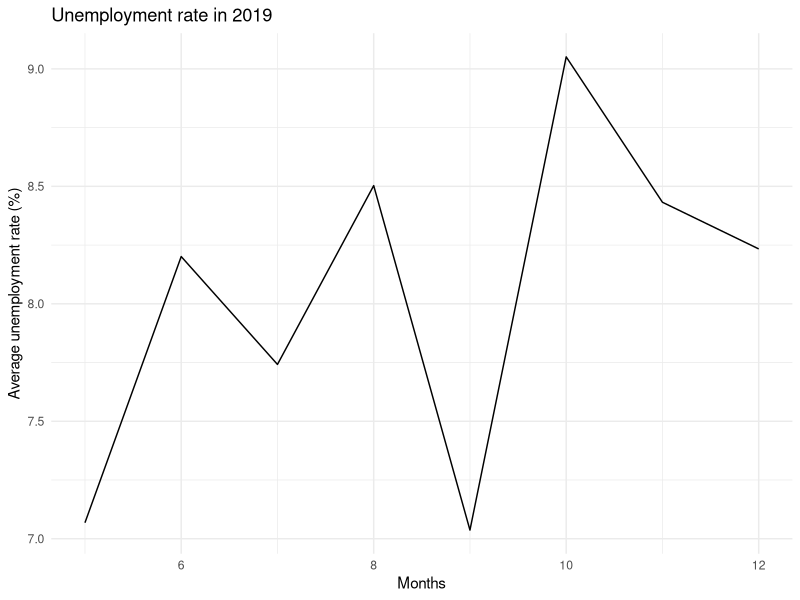
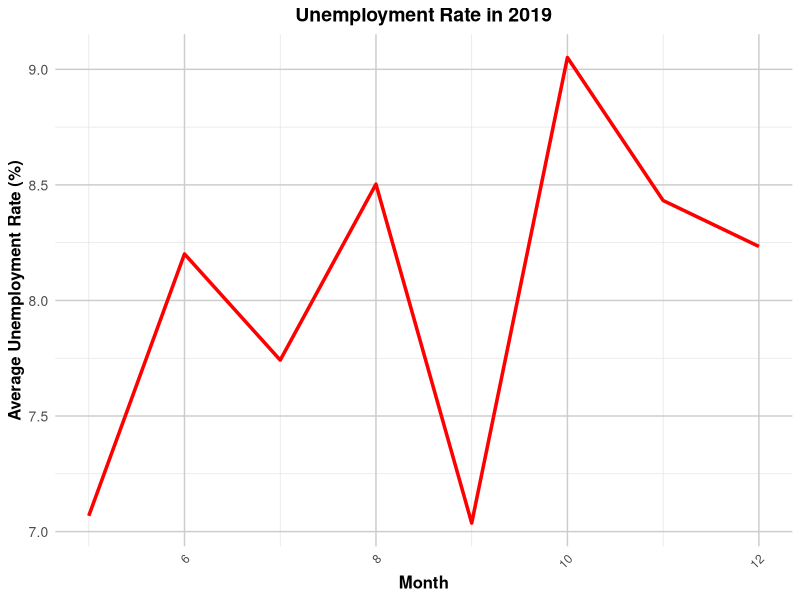
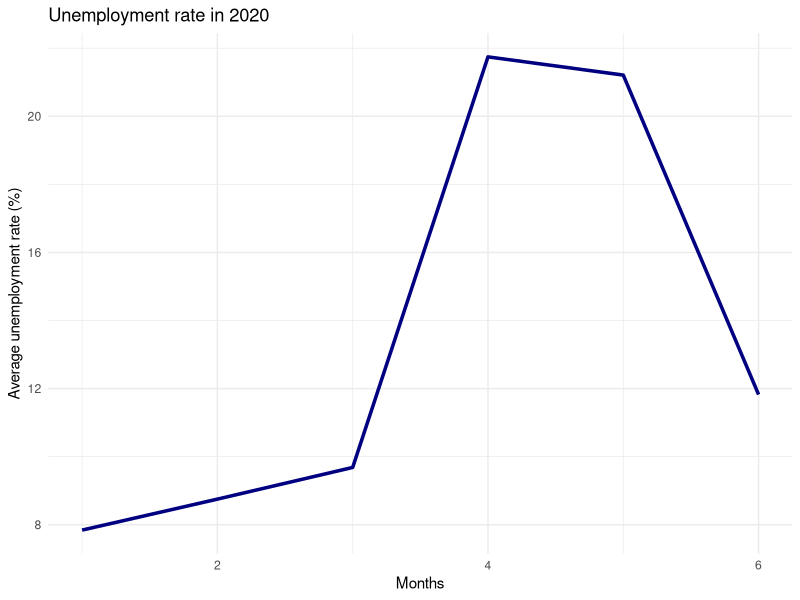
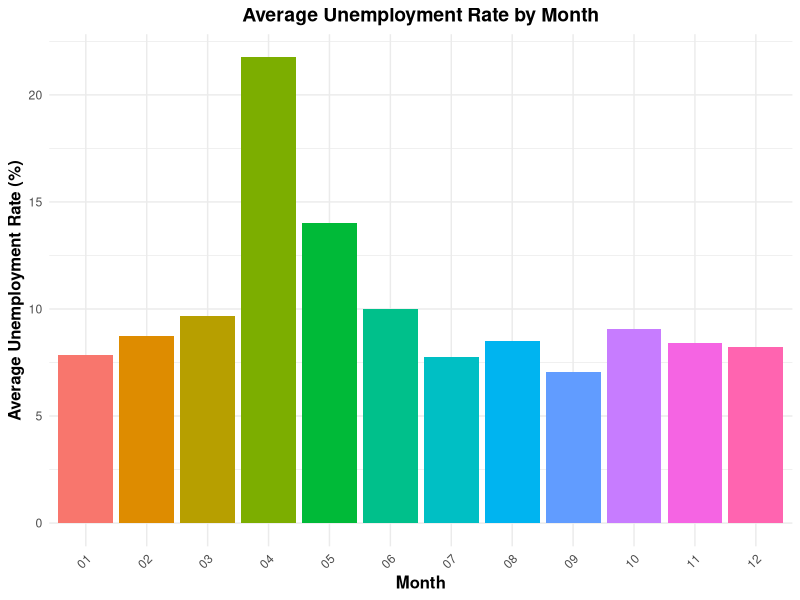
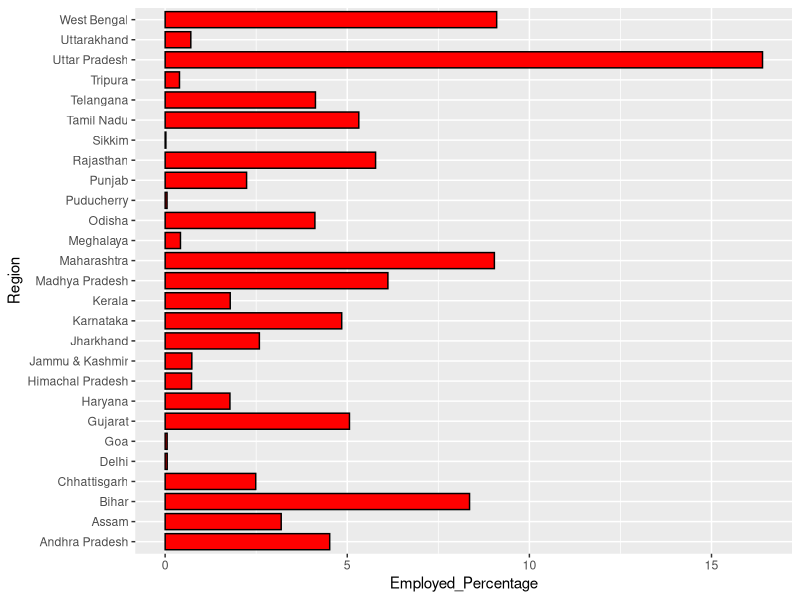

Recreate these plots in R, in order. (Note: this script raises an error after producing the figures.)
# Unemployment project
# 1. How has the unemployment rate changed over time (by date)?
# 2. Are there any seasonal patterns in unemployment? (Analyze based on the frequency column.)
# 3. Which years or months had the highest and lowest unemployment rates?
# 4. Which Indian states have the highest and lowest unemployment rates?
# 5. Can you identify any regional disparities in employment and unemployment?
# 6. Is there a correlation between the estimated labor participation rate and the unemployment rate across different states?
# 7. What is the estimated employed percentage in each state?
# 8. Are there any states where the employed percentage significantly differs from the national average?
# 9. How does the employed percentage correlate with the unemployment rate?
# 10.What is the estimated labor participation rate in each state?
# 11.Is there any relationship between labor participation and unemployment?

# Solution

# Activate packages for data analysis and visualization
library("dplyr")
library("ggplot2")

# Import the Unemployment dataset.
library("readxl")
Unemployment_Data <- readxl::read_xlsx("Unemployment dataset.xlsx")
View(Unemployment_Data)

# Question 1
# Per year 
# 2019
Changes_Overtime_2019 <- select(Unemployment_Data, Date, `Estimated Unemployment Rate (%)`)
Changes_Overtime_2019 <- Changes_Overtime_2019  %>% filter(substr(Date,7,10) == 2019) %>%
  group_by(Date) %>% summarise(Average = mean(`Estimated Unemployment Rate (%)`))

View(Changes_Overtime_2019)
# Note that the output from the query is currently arranged by day, which may cause the results to 
# appear inconsistent. To change the aggregation from daily to monthly, we can use the following 
# approach:
# First
Changes_Overtime_2019$month <- as.integer(substr(Changes_Overtime_2019$Date,4,5))
Changes_Overtime_2019$year <- as.integer(substr(Changes_Overtime_2019$Date,7,10))

# Second
Changes_Overtime_2019 <- Changes_Overtime_2019[order(Changes_Overtime_2019$month),]
View(Changes_Overtime_2019)

# To visualize our findings we use line chart
ggplot(data = Changes_Overtime_2019, mapping = aes(x = month, y = Average)) + geom_line() +
  labs(title = "Unemployment rate in 2019",
       x = "Months",
       y = "Average unemployment rate (%)") +
  theme_minimal()

ggplot(data = Changes_Overtime_2019, mapping = aes(x = month, y = Average)) +
  geom_line(color = "red", size = 1.2) +  # Add color and adjust line size
  labs(title = "Unemployment Rate in 2019",
       x = "Month",
       y = "Average Unemployment Rate (%)") +
  theme_minimal() +
  theme(
    plot.title = element_text(hjust = 0.5, size = 14, face = "bold"),  # Center and style the title
    axis.title.x = element_text(size = 12, face = "bold"),             # Style x-axis title
    axis.title.y = element_text(size = 12, face = "bold"),             # Style y-axis title
    axis.text.x = element_text(angle = 45, hjust = 1),                  # Rotate x-axis labels
    axis.text.y = element_text(size = 10),                              # Style y-axis labels
    panel.grid.major = element_line(color = "grey80"),                  # Style major grid lines
    panel.grid.minor = element_line(color = "grey90")                   # Style minor grid lines
  )

# For 2020
Changes_Overtime_2020 <- select(Unemployment_Data, Date, `Estimated Unemployment Rate (%)`)
Changes_Overtime_2020 <- Changes_Overtime_2020 %>% filter(substr(Date,7,10) == 2020) %>%
  group_by(Date) %>% summarise(Average = mean(`Estimated Unemployment Rate (%)`))

# Rearrange the date
Changes_Overtime_2020$month <- as.integer(substr(Changes_Overtime_2020$Date,4,5))
Changes_Overtime_2020$year <- as.integer(substr(Changes_Overtime_2020$Date,7,10))

Changes_Overtime_2020 <- Changes_Overtime_2020[order(Changes_Overtime_2020$month),]
View(Changes_Overtime_2020)

# Visualization
ggplot(data = Changes_Overtime_2020, mapping = aes(x = month, y = Changes_Overtime_2020$Average)) +
  geom_line(color = "navy", size = 1.2) + labs(title = "Unemployment rate in 2020",
                                               x = "Months",
                                               y = "Average unemployment rate (%)") + theme_minimal() 
# From my findings, the unemployment rate was at it's low in the month of January and was ai tis high in
# the month of April

# Question 2 
Seasonal_pattern <- Unemployment_Data %>% group_by(Month = substr(Date,4,5)) %>% 
  summarise(Average = mean(`Estimated Unemployment Rate (%)`))
View(Seasonal_pattern)

# Visuals
ggplot(data = Seasonal_pattern, mapping = aes(x = Month, y = Average, fill = Month)) +
  geom_bar(stat = "identity") +
  labs(title = "Average Unemployment Rate by Month",
       x = "Month",
       y = "Average Unemployment Rate (%)") +
  theme_minimal() +
  theme(
    plot.title = element_text(hjust = 0.5, size = 14, face = "bold"),
    axis.title.x = element_text(size = 12, face = "bold"),
    axis.title.y = element_text(size = 12, face = "bold"),
    axis.text.x = element_text(angle = 45, hjust = 1),
    legend.position = "none"
  )

# Question 3
# In terms of years 
# For the highest year
Highest_Years <- Unemployment_Data %>% group_by(Years = substr(Date,7,10)) %>% 
  summarise(Unempoyment_Rate = sum(`Estimated Unemployment Rate (%)`)) %>% 
  arrange(desc(Unempoyment_Rate)) %>% head(1)
View(Highest_Years)

# For the lowest year
Lowest_Years <- Unemployment_Data %>% group_by(Years = substr(Date,7,10)) %>% 
  summarise(Unempoyment_Rate = sum(`Estimated Unemployment Rate (%)`)) %>% 
  arrange(Unempoyment_Rate) %>% head(1)
View(Lowest_Years)

# For Highest month
Highest_Month <- Unemployment_Data %>% group_by(Month = substr(Date,4,5)) %>% 
  summarise(Unemployment_Rate = sum(`Estimated Unemployment Rate (%)`)) %>% 
  arrange(desc(Unemployment_Rate)) %>% arrange(desc(Unemployment_Rate)) %>% head(1)
View(Highest_Month)

# For the lowest month
Lowest_Month <- Unemployment_Data %>% group_by(substr(Date,4,5)) %>%
  summarise(Unemployment_Rate = sum(`Estimated Unemployment Rate (%)`)) %>% arrange(Unemployment_Rate) %>%
  head(1)

View(Lowest_Month)

# Question 4
# Region with the highest unemployment rate
Highest_Unemployment_Rate <- Unemployment_Data %>% group_by(Region) %>% summarise(Total = sum(`Estimated Unemployment Rate (%)`)) %>% arrange(desc(Total)) %>% head(1)
View(Highest_Unemployment_Rate)

# Region with the lowest unemployment rate
Lowest_Unemployment_Rate <- Unemployment_Data %>% group_by(Region) %>% 
  summarise(Total = sum(`Estimated Unemployment Rate (%)`)) %>% arrange(Total) %>% head(1)
View(Lowest_Unemployment_Rate)

# Question 5
Disperities <- Unemployment_Data %>% group_by(Region) %>% summarise(Total_Unemployed = sum(`Estimated Unemployment Rate (%)`),
                                                                    Total_Employed = sum(`Estimated Employed Rate (%)`))
View(Disperities)

# Question 6
cor(Unemployment_Data$`Estimated Labour Participation Rate (%)`, Unemployment_Data$`Estimated Unemployment Rate (%)`)

# Since the correlation is negative, there is no correlation between estimated labor participation rate and the unemployment rate

# Question 7 
Percentage <- Unemployment_Data %>% group_by(Region) %>% summarise(Sum_Employed = sum(`Estimated Employed`)) %>%
  mutate(Employed_Percentage = Sum_Employed/sum(Unemployment_Data$`Estimated Employed`) * 100)
View(Percentage)

# Visuals
Percentage_VIz <- select(Percentage, Region, Employed_Percentage) %>% arrange(desc(Employed_Percentage))
ggplot(data = Percentage_VIz, mapping = aes(y = Region, x = Employed_Percentage)) + geom_bar(stat = "identity",
                                                                                             color = "black",
                                                                                             fill = "red",
                                                                                             width = 0.8)
# My data is being arranged according to the regions instead of the Employed percentage to change this,
# we say:
Percentage_VIz <- Percentage_VIz %>%
  mutate(Region = fct_reorder(Region, Employed_Percentage))

ggplot(data = Percentage_VIz, mapping = aes(y = Region, x = Employed_Percentage)) + geom_bar(stat = "identity",
                                                                                             color = "black",
                                                                                             fill = "red",
                                                                                             width = 0.8) + 
  labs(title = "Region employed percentage",
       x = "Total percentage",
       y = "Regions") + theme_minimal()
# Question 8
States <- Unemployment_Data %>% group_by(Region) %>% summarise(Average = mean(`Estimated Employed`))

# Question 9
Employed_VS_Unemployed <- cor(Unemployment_Data$`Estimated Unemployment Rate (%)`,Unemployment_Data$`Estimated Employed Rate (%)`)
print(Employed_VS_Unemployed)

ggplot(data = Unemployment_Data, mapping = aes(x = `Estimated Unemployment Rate (%)`,
                                               y = `Estimated Employed Rate (%)`)) + 
  geom_point(color = "navy", alpha = 0.8, size = 2, pch = 10)
View(Labor_Visuals)

# Hence the correlation between the unemployment rate and the employed rate is negative.

# Question 10
Labour_Rate <- Unemployment_Data %>% group_by(Region) %>% summarise(Total = sum(`Estimated Labour Participation Rate (%)`))
View (Labour_Rate)

# Question 11
Labor_Unemployment <- cor(Unemployment_Data$`Estimated Labour Participation Rate (%)`,
                          Unemployment_Data$`Estimated Unemployment Rate (%)`)
ggplot(data = Unemployment_Data, mapping = aes(x = `Estimated Unemployment Rate (%)`,
                                               y = `Estimated Labour Participation Rate (%)`)) + 
  geom_point(color = "navy", alpha = 0.8, size = 2, pch = 10)
View(Labor_Visuals)
